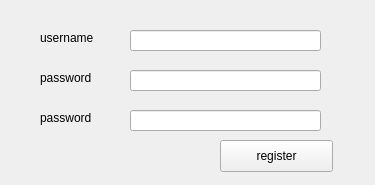
<?xml version="1.0" encoding="UTF-8"?>
<ui version="4.0">
 <class>ResigerUI</class>
 <widget class="QWidget" name="ResigerUI">
  <property name="geometry">
   <rect>
    <x>0</x>
    <y>0</y>
    <width>375</width>
    <height>185</height>
   </rect>
  </property>
  <property name="windowTitle">
   <string>Register</string>
  </property>
  <widget class="QLabel" name="label">
   <property name="geometry">
    <rect>
     <x>40</x>
     <y>30</y>
     <width>60</width>
     <height>16</height>
    </rect>
   </property>
   <property name="text">
    <string>username</string>
   </property>
  </widget>
  <widget class="QLabel" name="label_2">
   <property name="geometry">
    <rect>
     <x>40</x>
     <y>70</y>
     <width>60</width>
     <height>16</height>
    </rect>
   </property>
   <property name="text">
    <string>password</string>
   </property>
  </widget>
  <widget class="QLabel" name="label_3">
   <property name="geometry">
    <rect>
     <x>40</x>
     <y>110</y>
     <width>60</width>
     <height>16</height>
    </rect>
   </property>
   <property name="text">
    <string>password</string>
   </property>
  </widget>
  <widget class="QLineEdit" name="le_username">
   <property name="geometry">
    <rect>
     <x>130</x>
     <y>30</y>
     <width>191</width>
     <height>21</height>
    </rect>
   </property>
  </widget>
  <widget class="QLineEdit" name="le_pwd">
   <property name="geometry">
    <rect>
     <x>130</x>
     <y>70</y>
     <width>191</width>
     <height>21</height>
    </rect>
   </property>
  </widget>
  <widget class="QLineEdit" name="le_pwd_again">
   <property name="geometry">
    <rect>
     <x>130</x>
     <y>110</y>
     <width>191</width>
     <height>21</height>
    </rect>
   </property>
  </widget>
  <widget class="QPushButton" name="bt_register">
   <property name="geometry">
    <rect>
     <x>220</x>
     <y>140</y>
     <width>113</width>
     <height>32</height>
    </rect>
   </property>
   <property name="text">
    <string>register</string>
   </property>
  </widget>
 </widget>
 <resources/>
 <connections/>
</ui>
